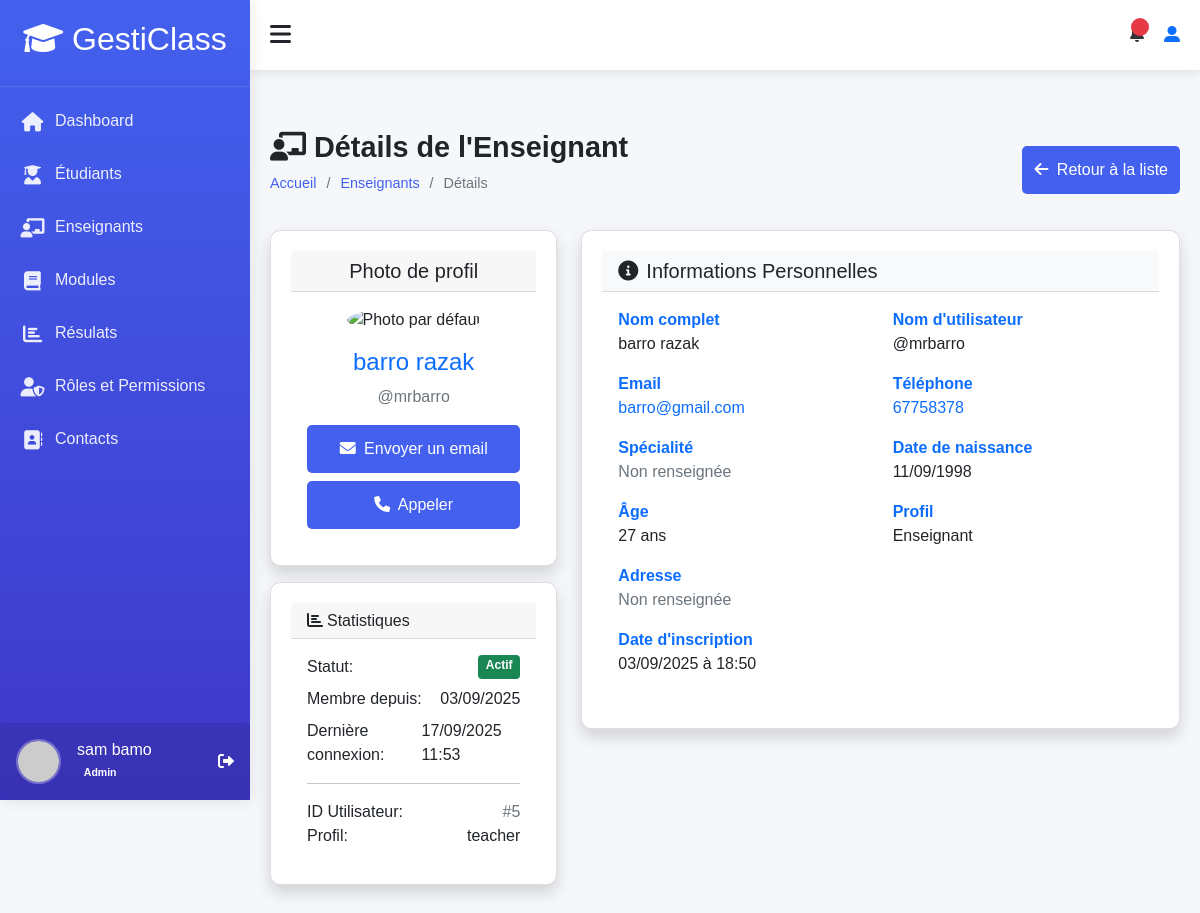
The app's page /accounts/teacher/5/detail/ (signed in), older data.
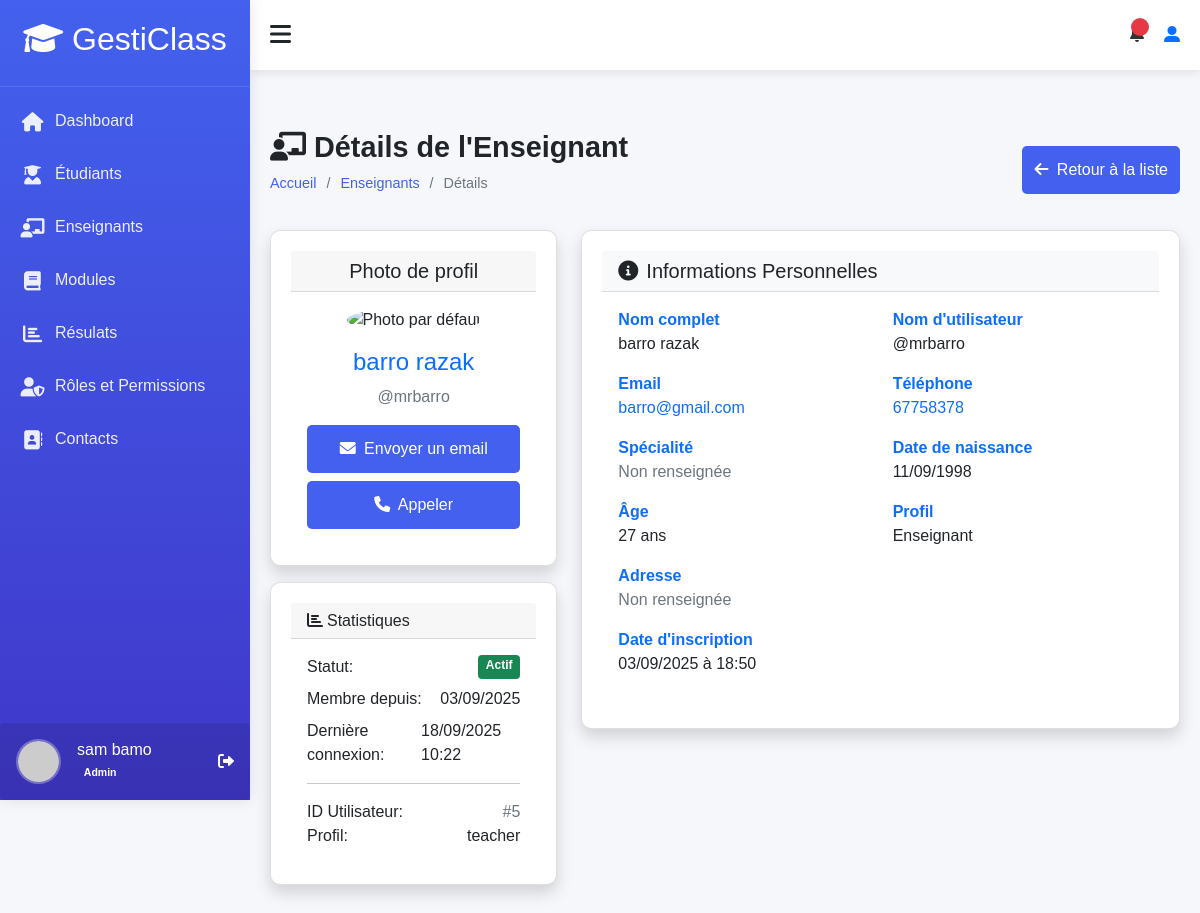
The same page, newer data.
### accounts/models.py (models this page shows, shortened)
class User(AbstractUser):
    ROLE_CHOICES = (
        ('admin', 'Administrateur'),
        ('teacher', 'Enseignant'),
        ('student', 'Élève'),
    )
    profil = models.CharField(max_length=10, choices=ROLE_CHOICES, default='student')
    phone = models.CharField(max_length=20, blank=True)
    birth_date = models.DateField(null=True, blank=True)
    photo = models.ImageField(upload_to='users/', null=True, blank=True)
    specialty = models.CharField(max_length=100, null=True, blank=True)
    hire_date = models.DateField(null=True, blank=True)
    address = models.TextField(blank=True)
    phone_number = models.CharField(max_length=15, blank=True)
    date_of_birth = models.DateField(null=True, blank=True)
    class Meta:
        permissions = [
        ("peut_acceder_module", "Peut acceder au module"),
        ("peut_acceder_aux_eleve", "Peut acceder aux eleves"),
        ("peut_acceder_aux_enseignants", "peut acceder aux enseigants"),
        ("peut_acceder_aux_roles", "peut acceder aux roles"),
        ("peut_acceder_au_dashboard", "Peut accéder au tableau de bord "),
        ("dashboard", "Peut voir les infos utiles  pour des étudiants"),
        ("peut_voir_infos_utile_teacher", "Peut voir les infos utiles pour des enseignants"),
        ("peut_agir_infos_utile_student", "Peut agir sur les infos utiles pour des étudiants"),
        ("peut_agir_infos_utile_teacher", "Peut agir sur les infos utiles pour des enseignants"),
        ("can_view_student_performance_data", "Peut voir ses données de performance  étudiants"),
        ("can_view_teacher_module_performance_data", "Peut voir les données de performance des modules des enseignants"),
        ("can_view_all_students_performance_data ", "Peut voir les données de performance de tous les étudiants"),
        ("can_view_student_list", "Peut voir la liste des étudiants"),
        ("can_view_teacher_list", "Peut voir la liste des enseignants"),
        ("can_view_module_list", "Peut voir la liste des modules"),
        ("can_view_results_list", "Peut voir la liste résultats"),
        ("can_view_suggestions_list", "Peut voir la liste des suggestions"),
        ("can_delete_suggestion", "Peut supprimer une suggestion"),
        ("can_delete_result", "Peut supprimer un résultat"),
        ("can_view_module_details", "Peut les details d'un module"),
        ("can_view_student_details", "Peut voir les détails d'un étudiant"),
        ("can_view_teacher_details", "Peut voir les détails d'un enseignant"),
        ("can_view_own_details", "Peut voir ses propres détails"),
        ("cans_view_results", "Peut voir les résultats"),
        ("can_view_own_results", "Peut voir ses propres résultats"),
        ("can_view_section__admin", "Peut voir la d'administration des section"),
        ("view_role", "Peut voir les rôles"),
        ("add_role", "Peut ajouter un rôle"),
        ("change_role", "Peut modifier un rôle"),
        ("delete_role", "Peut supprimer un rôle"),
        ("assign_role", "Peut assigner des rôles"),
        ("view_timetable", "Peut voir l'emploi du temps"),
        ("manage_timetable", "Peut gérer l'emploi du temps"),
        ("can_add_teacher", "Peut ajouter un enseignant"),
        ("can_add_student", "Peut ajouter un étudiant"),
        ("can_change_teacher", "Peut modifier un enseignant"),
        ("can_change_student", "Peut modifier un étudiant"),
        ("can_delete_teacher", "Peut supprimer un enseignant"),
        ("can_delete_student", "Peut supprimer un étudiant"),
        ("can_view_schoolinfo", "Peut voir les informations de l'école"),
        ("can_add_schoolinfo", "Peut ajouter les informations de l'école"),
        ("can_change_schoolinfo", "Peut modifier les informations de l'école"),
        ("can_delete_schoolinfo", "Peut supprimer les informations de l'école"),
        ]

### accounts/views.py (the view)
# urls.py: path('teacher/<int:teacher_id>/detail/', views.teacher_detail,
@login_required
@permission_required('accounts.can_view_teacher_details', raise_exception=True)
def teacher_detail(request, teacher_id):
    teacher = get_object_or_404(User, id=teacher_id, profil='teacher')
    context = {
        'teacher': teacher,
        'title': f'Détails de {teacher.get_full_name()}'
    }
    return render(request, 'teachers/teacher_detail.html', context)

### accounts/templates/teachers/teacher_detail.html (shortened to what the changed rows need)
{% extends "models/base.html" %}
{% load static %}
{% block content %}
<div class="content">
    <div class="page-title">
        <div>
            <h2><i class="fas fa-chalkboard-teacher me-2"></i>Détails de l'Enseignant</h2>
        </div>
    </div>
    <div class="row">
        <div class="col-md-4 mb-4">
            <div class="card shadow">
                <div class="card-body text-center">
                    {% if teacher.photo %}
                        <img src="{{ teacher.photo.url }}"
                             class="img-fluid rounded-circle mb-3"
                             alt="Photo de {{ teacher.get_full_name }}"
                             style="width: 200px; height: 200px; object-fit: cover;">
                    {% else %}
                        <img src="{% static 'img/default-avatar.png' %}"
                             class="img-fluid rounded-circle mb-3"
                             alt="Photo par défaut"
                             style="width: 200px; height: 200px; object-fit: cover;">
                    {% endif %}
                    <h4 class="text-primary">{{ teacher.get_full_name }}</h4>
                    <p class="text-muted">@{{ teacher.username }}</p>
                    <div class="d-grid gap-2">
                        <a href="mailto:{{ teacher.email }}" class="btn btn-outline-primary">
                        </a>
                        {% if teacher.phone %}
                        <a href="tel:{{ teacher.phone }}" class="btn btn-outline-success">
                        </a>
                        {% endif %}
                    </div>
                </div>
            </div>
            <div class="card shadow mt-3">
                <div class="card-body">
                    <div class="d-flex justify-content-between mb-2">
                        <span>Membre depuis:</span>
                        <span>{{ teacher.date_joined|date:"d/m/Y" }}</span>
                    </div>
                    <div class="d-flex justify-content-between">
                        <span>Dernière connexion:</span>
                        <span>
                            {% if teacher.last_login %}
                                {{ teacher.last_login|date:"d/m/Y H:i" }}
                            {% else %}
                                Jamais connecté
                            {% endif %}
                        </span>
                    </div>
                    {% if request.user.is_superuser %}
                    <hr>
                    <div class="d-flex justify-content-between">
                        <span>ID Utilisateur:</span>
                        <span class="text-muted">#{{ teacher.id }}</span>
                    </div>
                    <div class="d-flex justify-content-between">
                        <span>Profil:</span>
                        <span >{{ teacher.profil }}</span>
                    </div>
                    {% endif %}
                </div>
            </div>
        </div>
        <div class="col-md-8">
            <div class="card shadow">
                <div class="card-body">
                    <div class="row">
                        <div class="col-md-6">
                            <div class="info-item mb-3">
                                <label class="fw-bold text-primary">Nom complet</label>
                                <p class="mb-0">{{ teacher.get_full_name }}</p>
                            </div>
                        </div>
                        <div class="col-md-6">
                            <div class="info-item mb-3">
                                <label class="fw-bold text-primary">Nom d'utilisateur</label>
                                <p class="mb-0">@{{ teacher.username }}</p>
                            </div>
                        </div>
                    </div>
                    <div class="row">
                        <div class="col-md-6">
                            <div class="info-item mb-3">
                                <p class="mb-0">
                                    <a href="mailto:{{ teacher.email }}" class="text-decoration-none">
                                        {{ teacher.email }}
                                    </a>
                                </p>
                            </div>
                        </div>
                        <div class="col-md-6">
                            <div class="info-item mb-3">
                                <p class="mb-0">
                                    {% if teacher.phone %}
                                        <a href="tel:{{ teacher.phone }}" class=" text-decoration-none">
                                            {{ teacher.phone }}
                                        </a>
                                    {% else %}
                                        <span class="text-muted">Non renseigné</span>
                                    {% endif %}
                                </p>
                            </div>
                        </div>
                    </div>
                    <div class="row">
                        <div class="col-md-6">
                            <div class="info-item mb-3">
                                <label class="fw-bold text-primary">Date de naissance</label>
                                <p class="mb-0">
                                    {% if teacher.birth_date %}
                                        {{ teacher.birth_date|date:"d/m/Y" }}
                                    {% else %}
                                        <span class="text-muted">Non renseignée</span>
                                    {% endif %}
                                </p>
                            </div>
                        </div>
                    </div>
                    <div class="row">
                        <div class="col-md-6">
                            <div class="info-item mb-3">
                                <label class="fw-bold text-primary">Âge</label>
                                <p class="mb-0">
                                    {% if teacher.birth_date %}
                                        {{ teacher.birth_date|timesince }}
                                    {% else %}
                                        <span class="text-muted">Inconnu</span>
                                    {% endif %}
                                </p>
                            </div>
                        </div>
                    </div>
                    <div class="info-item mb-3">
                        <label class="fw-bold text-primary">Date d'inscription</label>
                        <p class="mb-0">{{ teacher.date_joined|date:"d/m/Y à H:i" }}</p>
                    </div>
                </div>
            </div>
        </div>
    </div>
</div>
{% endblock%}

Row changes from the older to the newer data that the page shows:
changed User "barro razak": last_login "17/09/2025 11:53" → "18/09/2025 10:22"
